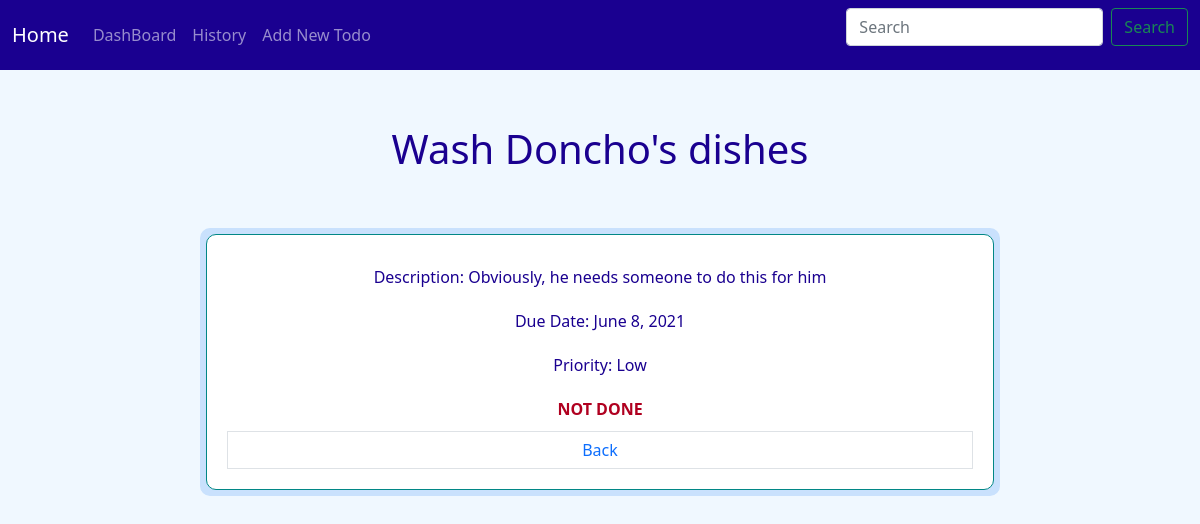
The page /details/37 on the database as committed earlier.
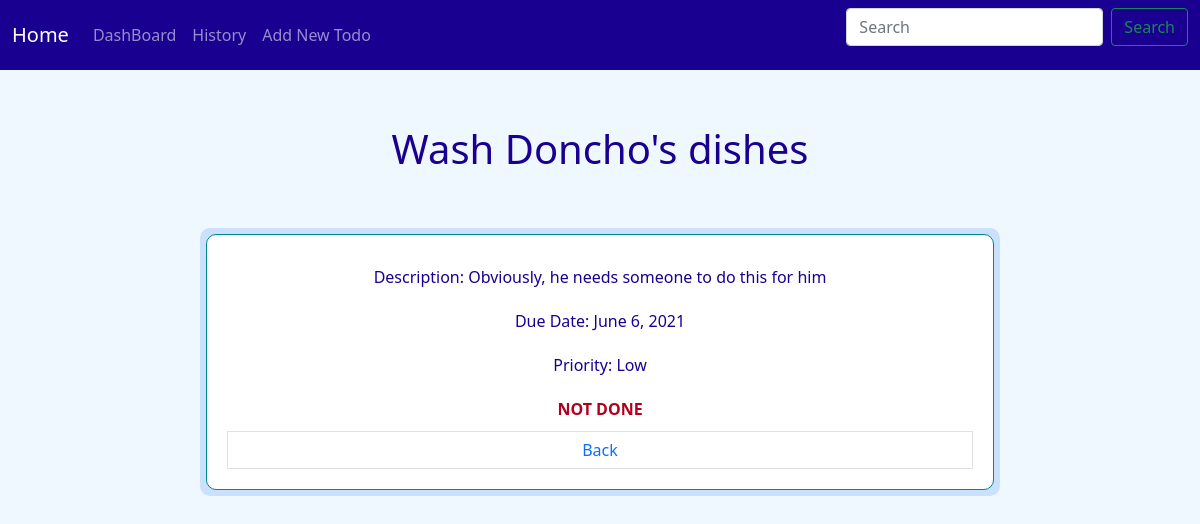
The same page on the database as committed later.
### todo_app/todos/models/todo.py (models this page shows, shortened)
class Todo(models.Model):
    title = models.CharField(
        max_length=30,
    )
    state = models.BooleanField(
        default=False,
    )
    description = models.TextField(
        null=True,
        blank=True,  # can save in admin with blank field / not required
    )
    due_date = models.DateField(
        default=timezone.now,
    )
    priority = models.ForeignKey(Priority, on_delete=models.CASCADE, null=True)
    category = models.ForeignKey(Category, on_delete=models.CASCADE, null=True)

### todo_app/todos/models/priority.py (models this page shows)
class Priority(models.Model):
    name = models.CharField(
        max_length=20,
        null=True,
    )
    def __str__(self):
        return f"{self.name}"
    class Meta:
        verbose_name_plural = 'priorities'

### todo_app/todos/views.py (the view)
# urls.py: path('details/<int:pk>', details_page),
def details_page(request, pk):
    todo = Todo.objects.get(pk=pk)
    context = {
        'todo': todo,
    }
    return render(request, 'details.html', context)

### templates/details.html
{% extends 'base.html' %}
{% block content %}
    <h1>{{ todo.title }}</h1>
    <div class="container container-fluid">
        <div class="todo">
            <div class="description">
                Description: {{ todo.description }}
            </div>
            <div class="description">
                Due Date: {{ todo.due_date }}
            </div>
            <div class="description">
                Priority: {{ todo.priority }}
            </div>
            <div class="description">
                {% if todo.state %}
                    <div class="done">DONE</div>
                {% else %}
                    <div class="open">NOT DONE</div>
                {% endif %}
            </div>
            <a href="/" class="page-link">Back</a>
        </div>
    </div>
{% endblock %}

Rows that differ between the two databases and show on the page:
changed Todo "Wash Doncho's dishes": due_date "June 8, 2021" → "June 6, 2021"
